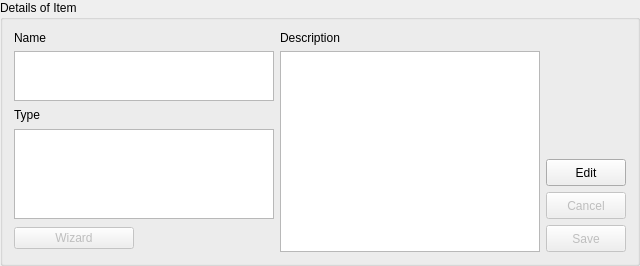
         <widget class="QGroupBox" name="groupBox_Details">
          <property name="minimumSize">
           <size>
            <width>640</width>
            <height>240</height>
           </size>
          </property>
          <property name="maximumSize">
           <size>
            <width>16777215</width>
            <height>280</height>
           </size>
          </property>
          <property name="title">
           <string>Details of Item</string>
          </property>
          <layout class="QGridLayout" name="gridLayout_2">
           <item row="0" column="0">
            <widget class="QLabel" name="label_Name">
             <property name="text">
              <string>Name</string>
             </property>
            </widget>
           </item>
           <item row="0" column="1">
            <widget class="QLabel" name="label_Description">
             <property name="text">
              <string>Description</string>
             </property>
            </widget>
           </item>
           <item row="0" column="2" rowspan="4">
            <spacer name="verticalSpacer_2">
             <property name="orientation">
              <enum>Qt::Vertical</enum>
             </property>
             <property name="sizeHint" stdset="0">
              <size>
               <width>20</width>
               <height>101</height>
              </size>
             </property>
            </spacer>
           </item>
           <item row="1" column="0">
            <widget class="QTextEdit" name="textEdit_Name">
             <property name="minimumSize">
              <size>
               <width>260</width>
               <height>35</height>
              </size>
             </property>
             <property name="maximumSize">
              <size>
               <width>500</width>
               <height>50</height>
              </size>
             </property>
            </widget>
           </item>
           <item row="1" column="1" rowspan="6">
            <widget class="QTextEdit" name="textEdit_Description">
             <property name="minimumSize">
              <size>
               <width>250</width>
               <height>150</height>
              </size>
             </property>
            </widget>
           </item>
           <item row="2" column="0">
            <widget class="QLabel" name="label_Type">
             <property name="text">
              <string>Type</string>
             </property>
            </widget>
           </item>
           <item row="3" column="0" rowspan="3">
            <widget class="QTextEdit" name="textEdit_Type">
             <property name="minimumSize">
              <size>
               <width>260</width>
               <height>40</height>
              </size>
             </property>
             <property name="maximumSize">
              <size>
               <width>500</width>
               <height>90</height>
              </size>
             </property>
            </widget>
           </item>
           <item row="4" column="2">
            <widget class="QPushButton" name="pushButton_Edit_Overview">
             <property name="minimumSize">
              <size>
               <width>80</width>
               <height>27</height>
              </size>
             </property>
             <property name="maximumSize">
              <size>
               <width>80</width>
               <height>27</height>
              </size>
             </property>
             <property name="text">
              <string>Edit</string>
             </property>
             <property name="icon">
              <iconset resource="Icons.qrc">
               <normaloff>:/buttons/edit</normaloff>:/buttons/edit</iconset>
             </property>
            </widget>
           </item>
           <item row="5" column="2">
            <widget class="QPushButton" name="pushButton_Cancel_Overview">
             <property name="enabled">
              <bool>false</bool>
             </property>
             <property name="minimumSize">
              <size>
               <width>80</width>
               <height>27</height>
              </size>
             </property>
             <property name="maximumSize">
              <size>
               <width>80</width>
               <height>27</height>
              </size>
             </property>
             <property name="text">
              <string>Cancel</string>
             </property>
             <property name="icon">
              <iconset resource="Icons.qrc">
               <normaloff>:/buttons/cancel</normaloff>:/buttons/cancel</iconset>
             </property>
            </widget>
           </item>
           <item row="6" column="0">
            <widget class="QPushButton" name="pushButton_TypeWizard">
             <property name="enabled">
              <bool>false</bool>
             </property>
             <property name="minimumSize">
              <size>
               <width>120</width>
               <height>0</height>
              </size>
             </property>
             <property name="maximumSize">
              <size>
               <width>120</width>
               <height>16777215</height>
              </size>
             </property>
             <property name="text">
              <string>Wizard</string>
             </property>
             <property name="icon">
              <iconset resource="Icons.qrc">
               <normaloff>:/buttons/wizard</normaloff>:/buttons/wizard</iconset>
             </property>
            </widget>
           </item>
           <item row="6" column="2">
            <widget class="QPushButton" name="pushButton_Save_Overview">
             <property name="enabled">
              <bool>false</bool>
             </property>
             <property name="minimumSize">
              <size>
               <width>80</width>
               <height>27</height>
              </size>
             </property>
             <property name="maximumSize">
              <size>
               <width>80</width>
               <height>27</height>
              </size>
             </property>
             <property name="text">
              <string>Save</string>
             </property>
             <property name="icon">
              <iconset resource="Icons.qrc">
               <normaloff>:/buttons/save</normaloff>:/buttons/save</iconset>
             </property>
            </widget>
           </item>
          </layout>
         </widget>
